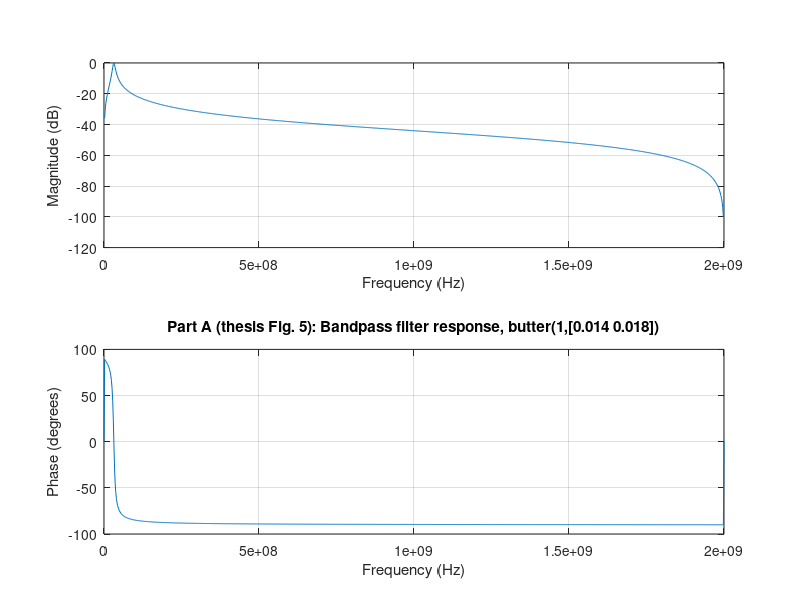
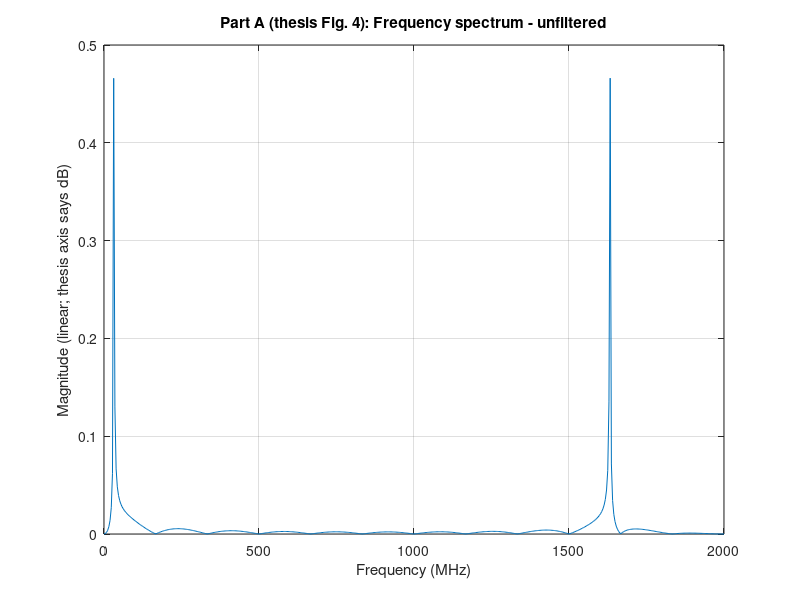
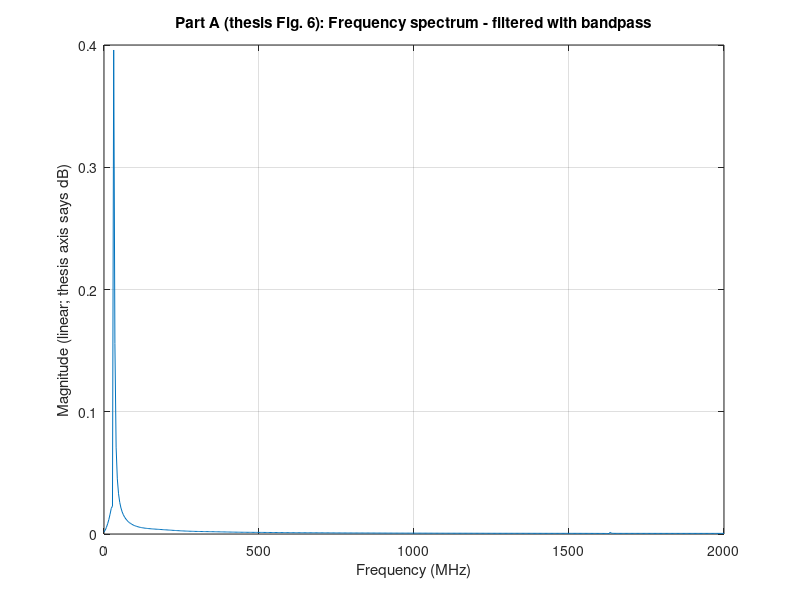

These charts were generated, in order, by the following MATLAB code: (Note: this script raises an error after producing the figures.)
%% EC301 Project 15 - Task 2: MATLAB replication of the downconverter + BPF
% Base paper: N. W. Scott, "Study of Cellular Phone Detection Techniques",
% M.S. thesis, Univ. Nebraska-Lincoln, 2011, Sec. 5.2.2.2.1 (pp. 32-35).
%
% Part A  - Exact replication of the thesis code (Figs. 4, 5, 6).
%           Targets (Task 1 checklist M1-M3):
%             M1: unfiltered peaks 0.466 at the 31.25 and 1632.8 MHz bins
%             M2: filter peak 0 dB near 31.7 MHz, about -54.6 dB at 1632 MHz
%             M3: filtered peak 0.396 at the 31.25 MHz bin
% Part B  - Improved Butterworth BPF, SAME order as the Qucs-S LC filter (Task 4):
%             3-dB band 29-35 MHz (thesis design band), N_LC = 3 resonators
%             (6th-order bandpass); plus an order sweep N = 2..7 to justify N.
% Part C  - Off-band check at 900 and 700 MHz (thesis Figs. 9-10; Task 5 preview).
%
% Requires: MATLAB with Signal Processing Toolbox (butter, zp2sos, sosfilt,
% freqz, hann). Uses no release-specific plotting functions.
% All figures are saved as PNG in ./task2_figures for the report.

clear; close all; clc;
outdir = 'task2_figures';
if ~exist(outdir, 'dir'), mkdir(outdir); end

%% ===================== PART A: thesis code, unchanged =====================
% Units in the thesis code are MHz, so Fs = 4000 means 4 GHz.
Fs = 4000;                       % Sampling frequency (MHz units -> 4 GHz)
T  = 1/Fs;                       % Sample time
L  = 1000;                       % Length of signal (0.25 us)
t  = (0:L-1)*T;                  % Time vector

X = sin(2*pi*800*t) .* sin(2*pi*832*t);     % VCO x RF product
[b, a] = butter(1, [0.014 0.018]);          % thesis filter: 28-36 MHz, 2nd-order BPF
x = filter(b, a, X);

figure('Name','A - Fig. 5 replica');
freqz(b, a, L, 4e9);
title('Part A (thesis Fig. 5): Bandpass filter response, butter(1,[0.014 0.018])');
saveas(gcf, fullfile(outdir, 'A_fig5_thesis_filter_response.png'));

NFFT = 2^nextpow2(L);
Y = fft(x, NFFT)/L;              % filtered
R = fft(X, NFFT)/L;              % not filtered
f = Fs/2*linspace(0, 1, NFFT/2+1);
Ru = 2*abs(R(1:NFFT/2+1));
Yu = 2*abs(Y(1:NFFT/2+1));

figure('Name','A - Fig. 4 replica');
plot(f, Ru); grid on;
title('Part A (thesis Fig. 4): Frequency spectrum - unfiltered');
xlabel('Frequency (MHz)'); ylabel('Magnitude (linear; thesis axis says dB)');
saveas(gcf, fullfile(outdir, 'A_fig4_unfiltered.png'));

figure('Name','A - Fig. 6 replica');
plot(f, Yu); grid on;
title('Part A (thesis Fig. 6): Frequency spectrum - filtered with bandpass');
xlabel('Frequency (MHz)'); ylabel('Magnitude (linear; thesis axis says dB)');
saveas(gcf, fullfile(outdir, 'A_fig6_filtered.png'));

% Numerical check against the Task 1 targets
[~, i32]   = min(abs(f - 32));    % nearest bin to 32 MHz  (31.25 MHz)
[~, i1632] = min(abs(f - 1632));  % nearest bin to 1632 MHz (1632.8 MHz)
[hA, fA] = freqz(b, a, 2^16, 4e9);
[~, kpk] = max(abs(hA));
[~, k1632] = min(abs(fA - 1632e6));
fprintf('\n===== PART A: thesis replication =====\n');
fprintf('M1  unfiltered: %.4f at %.2f MHz, %.4f at %.2f MHz   (target 0.466 each)\n', ...
        Ru(i32), f(i32), Ru(i1632), f(i1632));
fprintf('M2  filter peak %.2f dB at %.2f MHz; %.1f dB at 1632 MHz (target 0 dB @ ~31.7 MHz, ~-54.6 dB)\n', ...
        20*log10(abs(hA(kpk))), fA(kpk)/1e6, 20*log10(abs(hA(k1632))));
fprintf('M3  filtered:   %.4f at %.2f MHz   (target 0.396)\n', Yu(i32), f(i32));
fprintf('    filtered residue at 1632.8 MHz: %.2e\n', Yu(i1632));

%% ============ PART B: Butterworth BPF, same order as the Qucs-S LC filter ============
% Why not the thesis filter: butter(1,...) is only 2nd order. It rolls off slowly
% (only about 5 dB down at 26 and 38 MHz and 21 dB at 100 MHz, so the 900/700 MHz
% cases leak through), and the 0.25 us window gives 3.9 MHz FFT bins.
%
% Order choice: MATLAB and Qucs-S (Task 4) use the SAME filter so their results
% can be compared directly. A lumped LC ladder is practical up to a few resonators,
% so N_LC = 3 (3 resonators, 6th-order bandpass) is the baseline. It already gives
% about 70 dB at 100 MHz, more than the 55 dB stopband of the thesis's ADS SAW model.
% Matching the SAW's 55 dB at +/-6 MHz (26/38 MHz) would need N of about 9 (18th order),
% which only a SAW/crystal filter can realise - see the order sweep figure.
fs  = 4e9;                        % 4 GHz: 1632 MHz sum is below Nyquist (2 GHz)
N_LC = 3;                         % prototype order = number of LC resonators in Qucs-S
f3dB = [29 35]*1e6;               % 3-dB edges = thesis design band (Qucs-S corner freqs)

[z, p, k] = butter(N_LC, f3dB/(fs/2), 'bandpass');  % zpk form: avoids b,a round-off
sos = zp2sos(z, p, k);                               % second-order sections
N = N_LC;
fprintf('\n===== PART B: Butterworth BPF (same order as Qucs-S) =====\n');
fprintf('N = %d resonators -> bandpass order %d, %d biquad sections\n', N, 2*N, size(sos,1));
fprintf('3-dB edges: 29.000 - 35.000 MHz; Max pole radius: %.6f (stable if < 1)\n', max(abs(p)));

% Order sweep: performance vs number of resonators (for choosing / justifying N)
Nlist = 2:7; probe = [26 38 100 800 1632]*1e6;
att = zeros(numel(Nlist), numel(probe));
for ii = 1:numel(Nlist)
    [zz, pp, kk] = butter(Nlist(ii), f3dB/(fs/2), 'bandpass');
    [hh, ff] = sos_freqz(zp2sos(zz, pp, kk), 2^18, fs);
    for jj = 1:numel(probe)
        [~, q] = min(abs(ff - probe(jj)));
        att(ii, jj) = -20*log10(abs(hh(q)));
    end
end
fprintf('Order sweep - attenuation (dB):\n   N  order    26MHz    38MHz   100MHz   800MHz  1632MHz\n');
for ii = 1:numel(Nlist)
    fprintf('  %2d  %4d  %s\n', Nlist(ii), 2*Nlist(ii), sprintf('%8.1f ', att(ii,:)));
end
figure('Name','B - order sweep');
plot(Nlist, att(:,1), 'o-', Nlist, att(:,2), 's-', Nlist, att(:,3), 'd-', 'LineWidth', 1.2); grid on; hold on;
plot([Nlist(1) Nlist(end)], [55 55], 'r--');
xlabel('Prototype order N (number of LC resonators)'); ylabel('Attenuation (dB)');
legend('26 MHz', '38 MHz', '100 MHz (900/700 MHz input)', 'ADS SAW Astop = 55 dB', 'Location', 'northwest');
title('Butterworth 29-35 MHz BPF: rejection vs order');
saveas(gcf, fullfile(outdir, 'B_order_sweep.png'));

% Frequency response and spec check
[hB, fB] = sos_freqz(sos, 2^20, fs);
magB = 20*log10(abs(hB) + eps);
chk = [26 29 32 35 38 100 1632]*1e6;
fprintf('Spec check (dB):\n');
for q = chk
    [~, j] = min(abs(fB - q));
    fprintf('   %7.1f MHz : %8.2f dB\n', q/1e6, magB(j));
end

figure('Name','B - filter response');
subplot(2,1,1);
plot(fB/1e6, magB, 'LineWidth', 1.2); grid on; hold on;
for v = [26 29 35 38], plot([v v], [-120 5], 'k:'); end
plot([0 70], [-3 -3], 'r--', [0 70], [-55 -55], 'r--');
xlim([0 70]); ylim([-120 5]);
title(sprintf('Part B: Butterworth BPF, N = %d (order %d), 3-dB band 29-35 MHz', N, 2*N));
xlabel('Frequency (MHz)'); ylabel('Magnitude (dB)');
subplot(2,1,2);
plot(fB/1e6, magB, 'LineWidth', 1.2); grid on;
xlim([0 2000]); ylim([-300 5]);
xlabel('Frequency (MHz)'); ylabel('Magnitude (dB)');
title('Wide view: 1632 MHz sum product far into the stopband');
saveas(gcf, fullfile(outdir, 'B_butterworth_response.png'));

figure('Name','B - group delay');
wph = unwrap(angle(hB));                      % group delay = -d(phase)/d(omega)
gd  = -diff(wph) ./ diff(2*pi*fB);
plot(fB(1:end-1)/1e6, gd*1e6); grid on; xlim([20 45]);
xlabel('Frequency (MHz)'); ylabel('Group delay (\mus)');
title('Part B: group delay across the passband');
saveas(gcf, fullfile(outdir, 'B_group_delay.png'));

% Longer simulation so the filter settles and the FFT resolves 32 MHz
Tsim  = 20e-6;                    % 20 us -> 80,000 samples
Tskip = 5e-6;                     % discard start-up transient (settles in ~1.5 us)
n  = round(Tsim*fs);
tt = (0:n-1)/fs;
fLO = 800e6;

[spec_in, spec_out, fr] = run_case(832e6, fLO, tt, fs, Tskip, sos);
figure('Name','B - spectra 832 MHz');
subplot(2,1,1); plot(fr/1e6, spec_in); grid on; xlim([0 2000]);
title('Part B: mixer output, RF 832 MHz, LO 800 MHz (unfiltered)');
xlabel('Frequency (MHz)'); ylabel('Amplitude (linear)');
subplot(2,1,2); plot(fr/1e6, spec_out); grid on; xlim([0 2000]);
title('Part B: after Butterworth BPF (only 32 MHz remains)');
xlabel('Frequency (MHz)'); ylabel('Amplitude (linear)');
saveas(gcf, fullfile(outdir, 'B_spectra_832MHz.png'));

figure('Name','B - spectra 832 MHz (dB)');
plot(fr/1e6, 20*log10(spec_in+1e-12), fr/1e6, 20*log10(spec_out+1e-12)); grid on;
xlim([0 2000]); ylim([-200 0]); legend('Before BPF','After BPF');
xlabel('Frequency (MHz)'); ylabel('Amplitude (dB re 1)');
title('Part B: spectra before and after filtering, dB scale');
saveas(gcf, fullfile(outdir, 'B_spectra_832MHz_dB.png'));

[~, j32] = min(abs(fr - 32e6)); [~, j1632] = min(abs(fr - 1632e6));
fprintf('832 MHz input: 32 MHz %.4f -> %.4f ; 1632 MHz %.4f -> %.2e\n', ...
        spec_in(j32), spec_out(j32), spec_in(j1632), spec_out(j1632));

%% ============ PART C: off-band inputs (thesis Figs. 9 and 10) ============
fprintf('\n===== PART C: off-band check =====\n');
for frf = [900e6 700e6]
    [si, so, fr] = run_case(frf, fLO, tt, fs, Tskip, sos);
    [~, j100] = min(abs(fr - 100e6));
    fprintf('RF %d MHz: 100 MHz IF %.4f -> %.2e ; max output anywhere %.2e\n', ...
            frf/1e6, si(j100), so(j100), max(so));
    figure('Name', sprintf('C - %d MHz', frf/1e6));
    plot(fr/1e6, 20*log10(si+1e-12), fr/1e6, 20*log10(so+1e-12)); grid on;
    xlim([0 2000]); ylim([-200 0]); legend('Before BPF','After BPF');
    xlabel('Frequency (MHz)'); ylabel('Amplitude (dB re 1)');
    title(sprintf('Part C: RF %d MHz, LO 800 MHz - 100 MHz IF rejected', frf/1e6));
    saveas(gcf, fullfile(outdir, sprintf('C_spectra_%dMHz.png', frf/1e6)));
end

%% ============ Comparison summary for the report ============
[~, j26] = min(abs(fA - 26e6)); [~, j38] = min(abs(fA - 38e6));
[~, b26] = min(abs(fB - 26e6)); [~, b38] = min(abs(fB - 38e6)); [~, b1632] = min(abs(fB - 1632e6));
fprintf('\n===== Thesis filter vs improved filter =====\n');
fprintf('%-28s %14s %14s\n', '', 'Thesis', 'Improved');
fprintf('%-28s %14s %14s\n', 'Type / order', 'Butter, 2', sprintf('Butter, %d', 2*N));
fprintf('%-28s %14.1f %14.1f\n', 'Atten. at 26 MHz (dB)', -20*log10(abs(hA(j26))), -magB(b26));
fprintf('%-28s %14.1f %14.1f\n', 'Atten. at 38 MHz (dB)', -20*log10(abs(hA(j38))), -magB(b38));
fprintf('%-28s %14.1f %14s\n',   'Atten. at 1632 MHz (dB)', -20*log10(abs(hA(k1632))), sprintf('> %.0f', min(-magB(b1632), 300)));
fprintf('%-28s %14s %14s\n', 'Sim. window / FFT bin', '0.25 us/3.9 MHz', '15 us/66.7 kHz');

%% ---------------- local functions ----------------
function [h, f] = sos_freqz(sos, nfft, fs)
    % Frequency response of cascaded second-order sections (works in any release)
    h = ones(nfft, 1);
    for r = 1:size(sos, 1)
        [hr, f] = freqz(sos(r,1:3), sos(r,4:6), nfft, fs);
        h = h .* hr;
    end
end

function [spec_in, spec_out, fr] = run_case(frf, flo, tt, fs, Tskip, sos)
    X  = sin(2*pi*flo*tt) .* sin(2*pi*frf*tt);  % ideal multiplier (as in the thesis)
    y  = sosfilt(sos, X);
    s  = round(Tskip*fs) + 1;
    xi = X(s:end); yo = y(s:end);
    Ls = numel(xi);
    w  = hann(Ls).';                             % Hann window, amplitude-corrected below
    spec_in  = 2*abs(fft(xi.*w))/sum(w);
    spec_out = 2*abs(fft(yo.*w))/sum(w);
    spec_in  = spec_in(1:floor(Ls/2)+1);
    spec_out = spec_out(1:floor(Ls/2)+1);
    fr = (0:floor(Ls/2))*fs/Ls;
end
